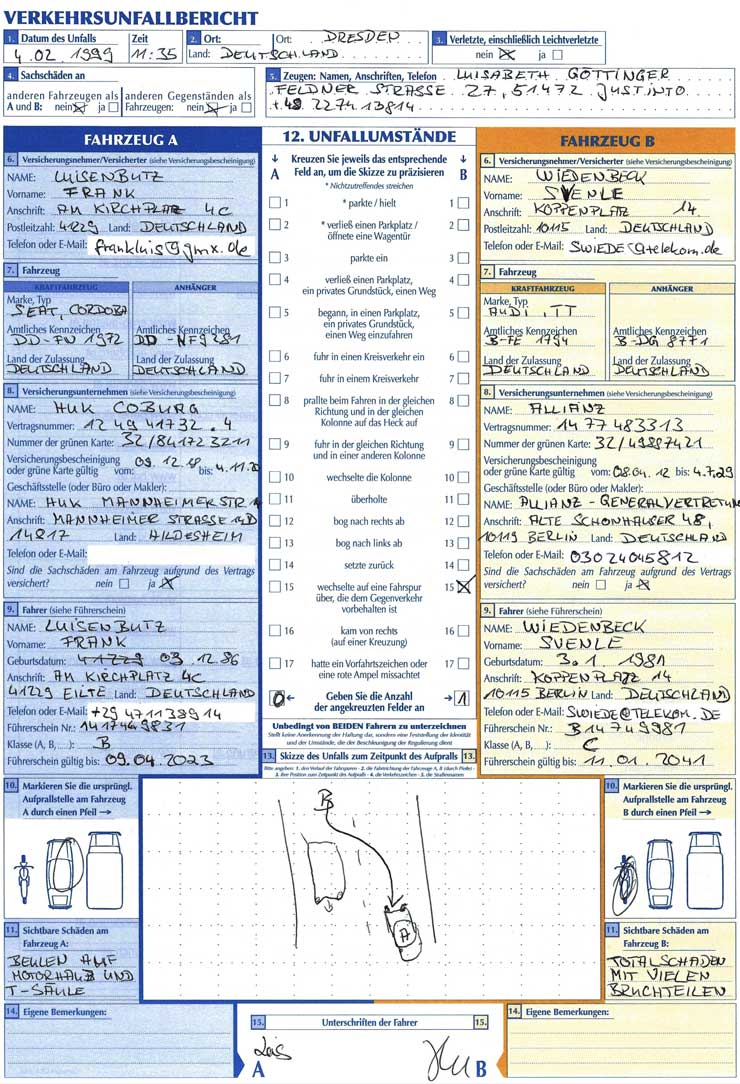
#> input picture EAS-Formular-1.jpg, 740 x 1084 px
$ python test.py
#> lines starting #> are read from the running program, lines starting #| are printed output that depends on the picture
import cv2
import imutils

image = cv2.imread("EAS-Formular-1.jpg")
#> image is the input picture: shape (1084, 740, 3); mean B, G, R 223.5, 220.6, 215.8
gray = cv2.cvtColor(image, cv2.COLOR_BGR2GRAY)
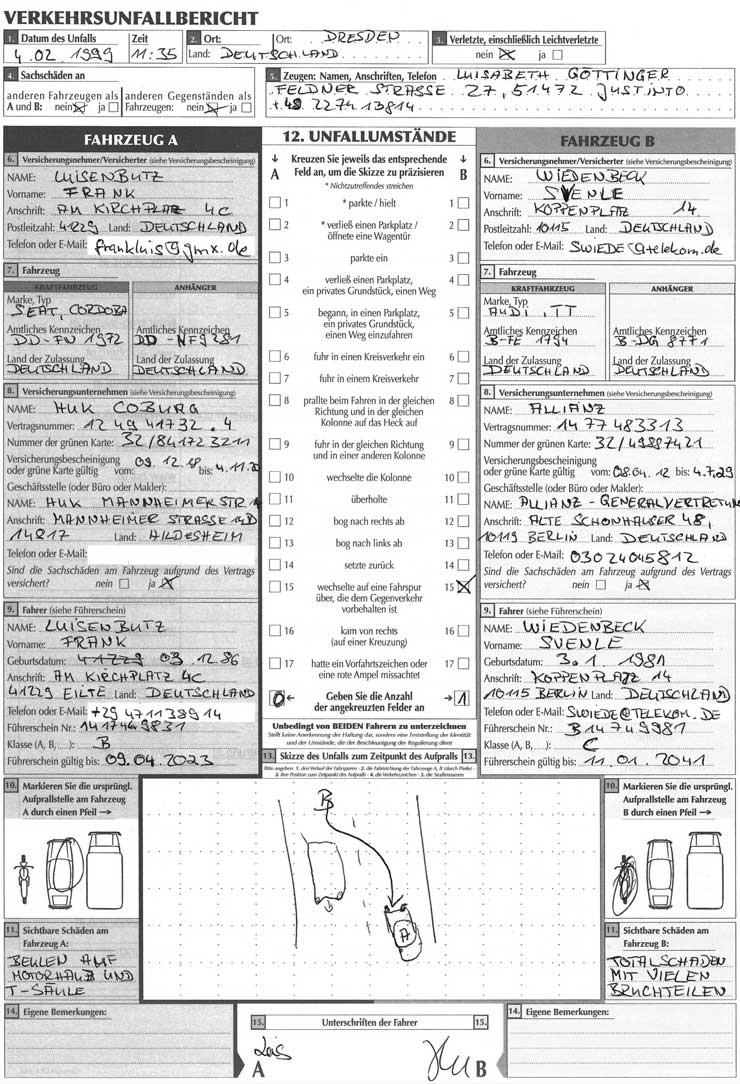
#> gray: shape (1084, 740); min 0, max 255, mean 219.5
gray = imutils.resize(gray, height = 500)
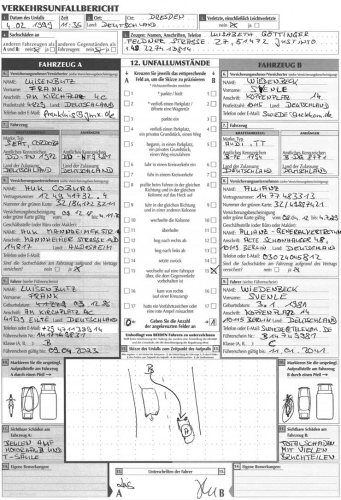
#> gray: shape (500, 341); min 20, max 255, mean 219.5
cv2.imshow("greyed", gray)
cv2.waitKey(0)
cv2.destroyAllWindows()

$ run again, with aligned.jpg copied over EAS-Formular-1.jpg
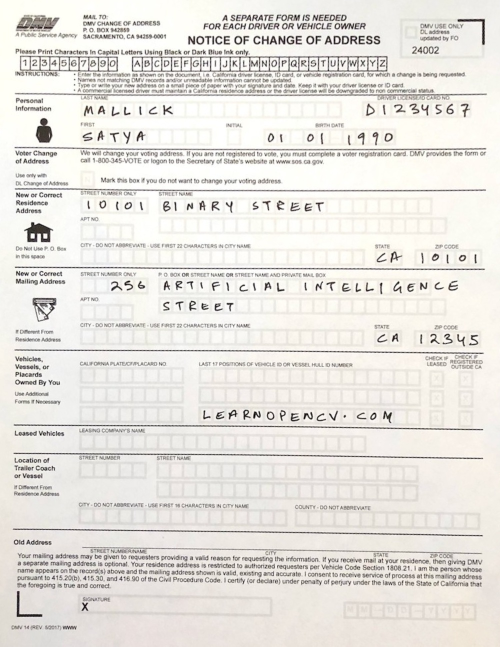
#> input picture aligned.jpg, 1000 x 1293 px (shown at 1/2 size)
#> image is the input picture: shape (1293, 1000, 3); mean B, G, R 223.1, 228.1, 231
#> `gray = imutils.resize(gray, height = 500)`:
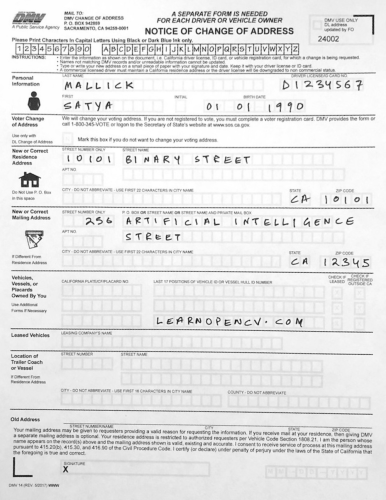
#> gray: shape (500, 386); min 21, max 255, mean 228.4

$ run again, with aligned_2.jpg copied over EAS-Formular-1.jpg
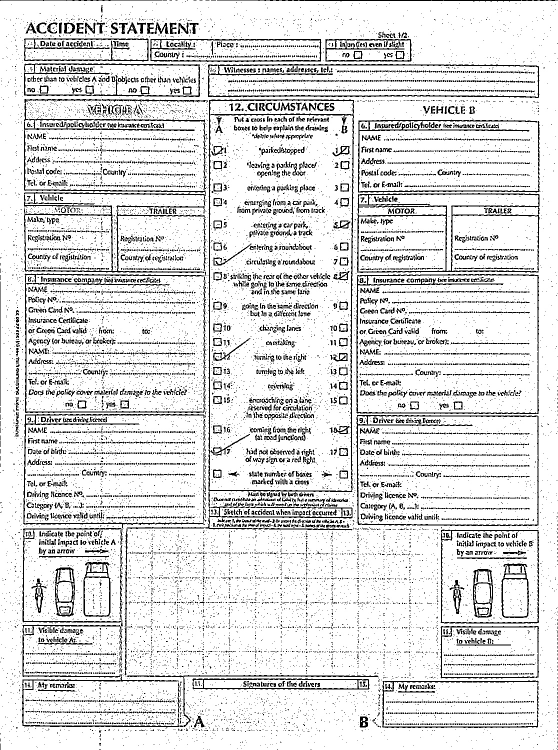
#> input picture aligned_2.jpg, 1116 x 1500 px (shown at 1/2 size)
#> image is the input picture: shape (1500, 1116, 3); min 0, max 255, mean 221.2
#> `gray = imutils.resize(gray, height = 500)`:
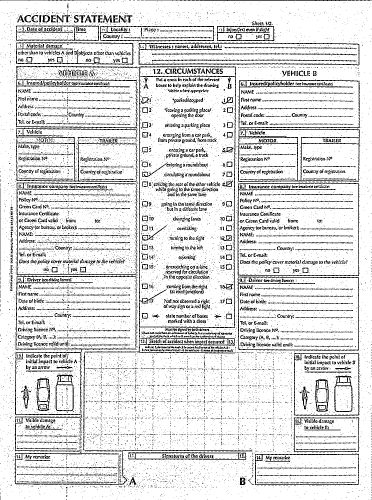
#> gray: shape (500, 372); min 0, max 255, mean 221.2
